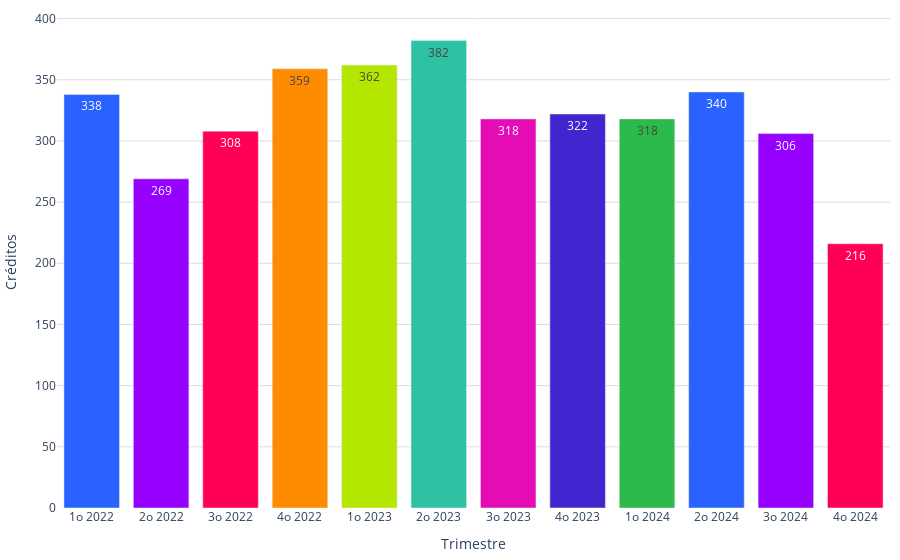

Notebook code cell kept with this figure:
### Code cell
colores = ['#2962ff', '#9500ff', '#ff0059', '#ff8c00', '#b4e600', '#2EC2A2','#E50CB6','#4225CF','#2CBA4D','#2962ff', '#9500ff','#ff0059']
import numpy as np
# Calcula el máximo valor de la serie y redondea hacia arriba al múltiplo más cercano de 50
#max_y = np.ceil(conteo_trimestral['conteo'].max() / 50) * 50
#max_y = conteo_trimestral['conteo']

# Crea un rango de valores de y en incrementos de 50 hasta el máximo
#values_range = np.arange(0, max_y + 1, 50)
# Modifica los valores de 'values' en tu gráfico para que estén en incrementos de 50
#values = conteo_trimestral['conteo'].apply(lambda x: min(values_range, key=lambda y: abs(y - x)))
values = conteo_trimestral['conteo']
# Luego, puedes proceder con la creación de tu gráfico como lo hiciste antes
labels = conteo_trimestral['trimestre']

fig = go.Figure()
fig.add_trace(go.Bar(
        x=labels, 
        y=values, 
        marker_color=colores,
        text=values,
        textposition='inside',
        showlegend=False,
        #width=0.5 
    )
)    
fig.update_layout(
    #title='Número de créditos por trimestre (2022-2023)',
    xaxis_title="Trimestre",        
    yaxis=dict(
        title="Créditos",
        gridcolor='#dddcda',
        #tickvals=values_range,  # Especifica los valores de los ticks del eje y
        #tickmode='array'  # Usa los valores especificados en 'tickvals' para los ticks
    ),  margin=dict(l=10, r=10, t=10, b=10),  # Ajusta los márgenes (left, right, top, bottom)
    plot_bgcolor='rgba(0,0,0,0)',
    legend=dict(
        yanchor="top",
        y=0.99,
    )
)
# Exportar gráfica como archivo HTML
def guardar_grafico_como_html(fig, nombre_archivo, carpeta='assets\graficas'):
    # Crear la carpeta si no existe
    if not os.path.exists(carpeta):
        os.makedirs(carpeta)
    # Configuración personalizada para la gráfica
    config = {
        'displaylogo': False,  # Ocultar el logo de Plotly
        'modeBarButtonsToRemove': [
            'toImage',       # Botón para guardar como imagen
            'select2d',      # Box select
            'lasso2d',       # Lasso select
            'resetScale2d',  # Reset Axes
        ]
    }

    # Guardar la gráfica como archivo HTML
    pio.write_html(fig, f'{carpeta}/{nombre_archivo}.html', config=config)
guardar_grafico_como_html(fig, 'g_bar_estacionalidad', carpeta='assets\graficas')
fig.show()

### Figure 1 — Plotly figure (JSON) as saved in the notebook; plotly's stock layout.template omitted (floating-point values rounded to 4 significant figures)
{"data": [{"marker": {"color": ["#2962ff", "#9500ff", "#ff0059", "#ff8c00", "#b4e600", "#2EC2A2", "#E50CB6", "#4225CF", "#2CBA4D", "#2962ff", "#9500ff", "#ff0059"]}, "showlegend": false, "text": [338, 269, 308, 359, 362, 382, 318, 322, 318, 340, 306, 216], "textposition": "inside", "type": "bar", "x": ["1o 2022", "2o 2022", "3o 2022", "4o 2022", "1o 2023", "2o 2023", "3o 2023", "4o 2023", "1o 2024", "2o 2024", "3o 2024", "4o 2024"], "y": [338, 269, 308, 359, 362, 382, 318, 322, 318, 340, 306, 216]}], "layout": {"legend": {"y": 0.99, "yanchor": "top"}, "margin": {"b": 10, "l": 10, "r": 10, "t": 10}, "plot_bgcolor": "rgba(0,0,0,0)", "xaxis": {"title": {"text": "Trimestre"}}, "yaxis": {"gridcolor": "#dddcda", "title": {"text": "Créditos"}}}}
